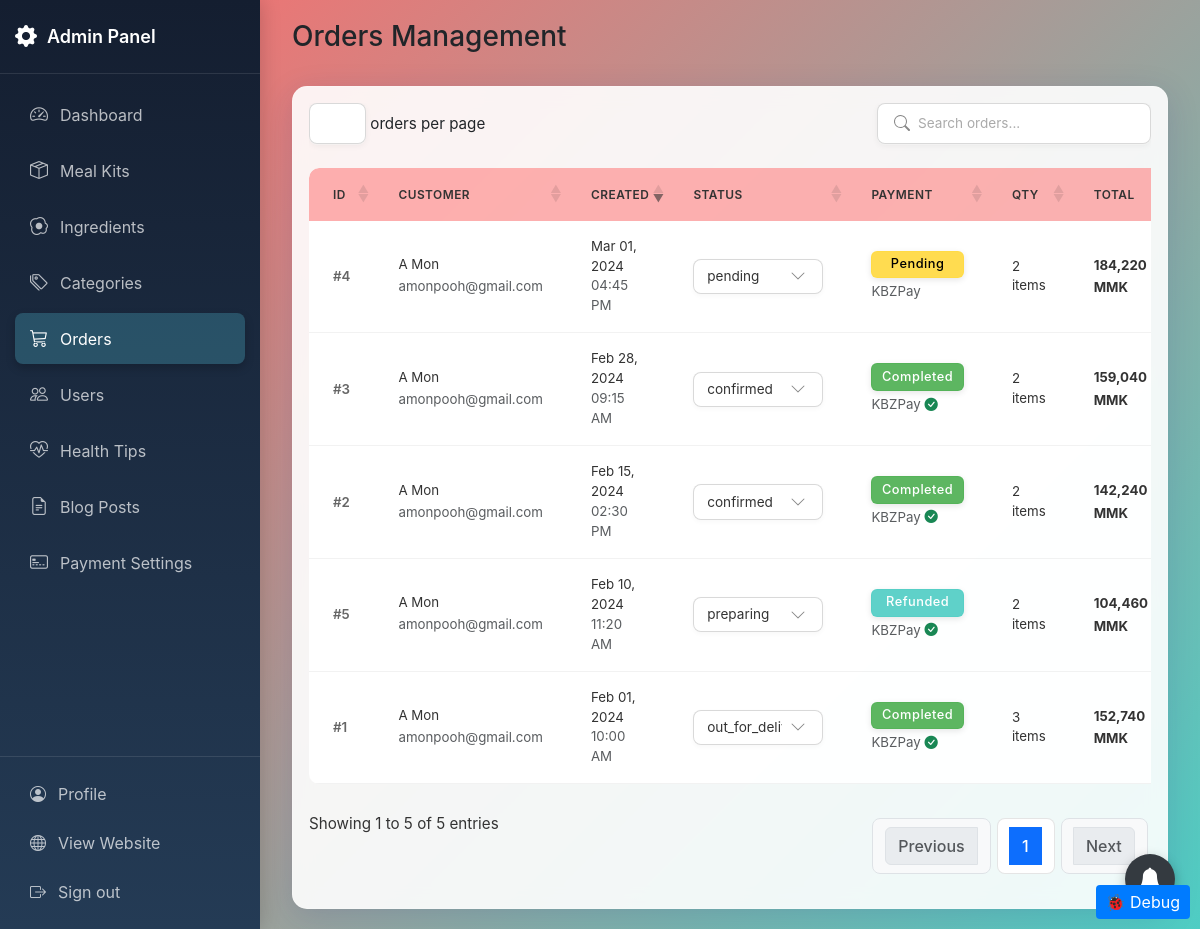
The app's page /admin/orders.php (signed in) with its own data.
### tables this page shows
CREATE TABLE orders (
    order_id INT PRIMARY KEY AUTO_INCREMENT,
    user_id INT NOT NULL,
    status_id INT DEFAULT 1,
    created_at TIMESTAMP DEFAULT CURRENT_TIMESTAMP,
    updated_at TIMESTAMP DEFAULT CURRENT_TIMESTAMP ON UPDATE CURRENT_TIMESTAMP,
    delivery_address TEXT NOT NULL,
    contact_number VARCHAR(20) NOT NULL,
    customer_phone VARCHAR(20) NOT NULL,
    account_phone VARCHAR(50) NULL COMMENT 'Phone number for refund payments',
    delivery_notes TEXT,
    payment_method_id INT NOT NULL,
    payment_reference VARCHAR(50) NULL COMMENT 'Unique reference code for payment identification',
    is_paid TINYINT(1) DEFAULT 0 COMMENT '0: not paid, 1: paid',
    delivery_fee INT NOT NULL DEFAULT 0,
    delivery_option_id INT NULL,
    expected_delivery_date DATE NULL,
    preferred_delivery_time TIME NULL,
    subtotal INT NOT NULL DEFAULT 0,
    tax INT NOT NULL DEFAULT 0,
    total_amount INT NOT NULL DEFAULT 0,
    FOREIGN KEY (user_id) REFERENCES users(user_id),
    FOREIGN KEY (status_id) REFERENCES order_status(status_id),
    FOREIGN KEY (delivery_option_id) REFERENCES delivery_options(delivery_option_id),
    FOREIGN KEY (payment_method_id) REFERENCES payment_settings(id)
);

CREATE TABLE users (
    user_id INT PRIMARY KEY AUTO_INCREMENT,
    username VARCHAR(50) UNIQUE NOT NULL,
    email VARCHAR(100) UNIQUE NOT NULL,
    password VARCHAR(255) NOT NULL,
    full_name VARCHAR(100) NOT NULL,
    role TINYINT(1) DEFAULT 0 COMMENT '0: user, 1: admin',
    is_active TINYINT(1) DEFAULT 1 COMMENT '0: inactive, 1: active',
    last_login_at DATETIME DEFAULT NULL,
    inactivity_reason VARCHAR(255) DEFAULT NULL,
    deactivated_at DATETIME DEFAULT NULL,
    reactivated_at DATETIME DEFAULT NULL,
    created_at TIMESTAMP DEFAULT CURRENT_TIMESTAMP
);

CREATE TABLE order_status (
    status_id INT PRIMARY KEY AUTO_INCREMENT,
    status_name VARCHAR(50) NOT NULL
);

CREATE TABLE payment_settings (
    id INT PRIMARY KEY AUTO_INCREMENT,
    payment_method VARCHAR(50) NOT NULL,  
    qr_code VARCHAR(255) NULL,            
    account_phone VARCHAR(50) NULL,       
    description TEXT NULL,                
    bank_info TEXT NULL,                  
    icon_class VARCHAR(50) DEFAULT 'bi bi-credit-card',  
    is_active TINYINT(1) DEFAULT 1 COMMENT '0: inactive, 1: active',
    updated_at TIMESTAMP DEFAULT CURRENT_TIMESTAMP ON UPDATE CURRENT_TIMESTAMP
);

### admin/orders.php (the view, shortened to what this page needs)
<?php
require_once '../includes/auth_check.php';
$resubmitted_order_id = 0;
$stmt = $mysqli->prepare("
    SELECT
        o.*,
        os.status_name,
        u.full_name as customer_name,
        u.email as customer_email,
        ph.payment_id,
        COALESCE(pv.payment_status, 0) as payment_status,
        COALESCE(pv.payment_verified, 0) as payment_verified,
        COALESCE(pv.verification_attempt, 0) as verification_attempt,
        COALESCE(pv.resubmission_status, 0) as resubmission_status,
        ph.transaction_id,
        ps.payment_method,
        (SELECT COUNT(*) FROM order_items WHERE order_id = o.order_id) as items_count,
        pv.transfer_slip
    FROM orders o
    JOIN users u ON o.user_id = u.user_id
    JOIN order_status os ON o.status_id = os.status_id
    LEFT JOIN (
        SELECT ph1.*
        FROM payment_history ph1
        LEFT JOIN payment_history ph2 ON ph1.order_id = ph2.order_id AND ph1.payment_id < ph2.payment_id
        WHERE ph2.payment_id IS NULL
    ) ph ON o.order_id = ph.order_id
    LEFT JOIN (
        SELECT pv1.*
        FROM payment_verifications pv1
        LEFT JOIN payment_verifications pv2
            ON pv1.order_id = pv2.order_id
            AND (pv1.created_at < pv2.created_at OR (pv1.created_at = pv2.created_at AND pv1.verification_id < pv2.verification_id))
        WHERE pv2.verification_id IS NULL
    ) pv ON o.order_id = pv.order_id
    LEFT JOIN payment_settings ps ON o.payment_method_id = ps.id
    ORDER BY o.created_at DESC
");
$stmt->execute();
$orders = $stmt->get_result();
$statuses = [];
$status_result = $mysqli->query("SELECT * FROM order_status ORDER BY status_id");
if ($status_result) {
    while ($row = $status_result->fetch_assoc()) {
        $statuses[] = $row;
    }
}
?>
<!DOCTYPE html>
<html lang="en">
<head>
    <link href="https://cdn.jsdelivr.net/npm/bootstrap@5.3.0/dist/css/bootstrap.min.css" rel="stylesheet">
    <link rel="stylesheet" href="https://cdn.jsdelivr.net/npm/bootstrap-icons@1.11.3/font/bootstrap-icons.min.css">
    <link rel="stylesheet" href="https://cdn.datatables.net/1.13.7/css/dataTables.bootstrap5.min.css">
    <link rel="stylesheet" href="https://cdn.datatables.net/buttons/2.4.2/css/buttons.bootstrap5.min.css">
    <link rel="stylesheet" href="assets/css/admin.css">
</head>
<body>
<div class="admin-container">
    <?php include 'includes/sidebar.php'; ?>
    <main class="main-content">
        <div class="container-fluid">
            <div class="row mb-4">
                <div class="col-12">
                    <h3 class="page-title">Orders Management</h3>
                </div>
            </div>
            <div class="card">
                <div class="card-body">
                    <div class="table-responsive">
                        <table class="table table-hover table-sm" id="ordersTable">
                            <thead>
                                <tr>
                                    <th><small>ID</small></th>
                                    <th><small>Customer</small></th>
                                    <th><small>Created</small></th>
                                    <th style="min-width: 130px; max-width: 160px;"><small>Status</small></th>
                                    <th><small>Payment</small></th>
                                    <th><small>Qty</small></th>
                                    <th><small>Total</small></th>
                                </tr>
                            </thead>
                            <tbody>
                                <?php while ($order = $orders->fetch_assoc()):
                                    $is_resubmitted = ($resubmitted_order_id > 0 && $resubmitted_order_id == $order['order_id']);
                                ?>
                                <tr data-order-id="<?php echo $order['order_id']; ?>"
                                    data-status-id="<?php echo $order['status_id']; ?>"
                                    data-status="<?php echo htmlspecialchars($order['status_name']); ?>"
                                    data-amount="<?php echo $order['total_amount']; ?>"
                                    <?php if ($is_resubmitted): ?>class="table-warning" data-resubmitted="true"<?php elseif ($order['resubmission_status'] == 2): ?>class="table-warning" data-needs-resubmit="true"<?php endif; ?>>
                                    <td><small>#<?php echo $order['order_id']; ?></small></td>
                                    <td>
                                        <div class="small"><?php echo htmlspecialchars($order['customer_name']); ?></div>
                                        <small class="text-muted"><?php echo htmlspecialchars($order['customer_email']); ?></small>
                                    </td>
                                    <td>
                                        <div class="small"><?php echo date('M d, Y', strtotime($order['created_at'])); ?></div>
                                        <small class="text-muted d-none d-md-block"><?php echo date('h:i A', strtotime($order['created_at'])); ?></small>
                                    </td>
                                    <td style="min-width: 130px; max-width: 160px;">
                                        <select class="form-select form-select-sm status-select"
                                                data-order-id="<?php echo $order['order_id']; ?>"
                                                data-original-status="<?php echo $order['status_id']; ?>">
                                            <?php foreach ($statuses as $status): ?>
                                                <option value="<?php echo $status['status_id']; ?>"
                                                        <?php echo ($status['status_id'] == $order['status_id']) ? 'selected' : ''; ?>>
                                                    <?php echo htmlspecialchars($status['status_name']); ?>
                                                </option>
                                            <?php endforeach; ?>
                                        </select>
                                    </td>
                                    <td>
                                        <div class="d-flex flex-column">
                                            <?php
                                            $paymentStatusClass = match($order['payment_status']) {
                                                0 => 'warning',
                                                1 => 'success',
                                                2 => 'danger',
                                                3 => 'info',
                                                4 => 'warning',
                                                default => 'secondary'
                                            };
                                            $paymentStatusText = match($order['payment_status']) {
                                                0 => 'Pending',
                                                1 => 'Completed',
                                                2 => 'Failed',
                                                3 => 'Refunded',
                                                4 => 'Partial',
                                                default => 'Unknown'
                                            };
                                            ?>
                                            <span class="badge bg-<?php echo $paymentStatusClass; ?> mb-1">
                                                <?php echo $paymentStatusText; ?>
                                            </span>
                                            <small class="text-muted">
                                                <?php echo htmlspecialchars($order['payment_method']); ?>
                                                <?php if(!empty($order['transfer_slip'])): ?>
                                                    <i class="bi bi-<?php echo $order['payment_verified'] == 1 ? 'check-circle-fill text-success' : 'exclamation-circle text-warning'; ?>"></i>
                                                <?php endif; ?>
                                            </small>
                                        </div>
                                    </td>
                                    <td>
                                        <div class="small"><?php echo $order['items_count']; ?> items</div>
                                    </td>
                                    <td>
                                        <strong class="small"><?php echo number_format($order['total_amount']); ?> MMK</strong>
                                    </td>
                                </tr>
                                <?php endwhile; ?>
                            </tbody>
                        </table>
                    </div>
                </div>
            </div>
        </div>
    </main>
</div>

### admin/assets/css/admin.css (style rules this page uses)
body { min-height: 100vh; background: linear-gradient(135deg, #ff6b6b 0%, #4ecdc4 100%); overflow-x: hidden; margin: 0; padding: 0; font-family: -apple-system, BlinkMacSystemFont, "Segoe UI", Roboto, Oxygen-Sans, Ubuntu, Cantarell, "Helvetica Neue", sans-serif; }
.admin-container { display: flex; min-height: 100vh; position: relative; width: 100%; }
.main-content { flex: 1; margin-left: 260px; padding: 20px; overflow-y: auto; position: relative; min-height: 100vh; transition: all 0.3s ease; width: calc(100% - 260px); }
.card { background: rgba(255, 255, 255, 0.9); backdrop-filter: blur(10px); -webkit-backdrop-filter: blur(10px); border: 1px solid rgba(255, 255, 255, 0.18); box-shadow: 0 8px 32px 0 rgba(31, 38, 135, 0.15); border-radius: 15px; }
.table { --bs-table-bg: transparent; --bs-table-hover-bg: rgba(255, 255, 255, 0.1); margin: 0; }
.table > :not(caption) > * > * { background: transparent; border-bottom-color: rgba(255, 255, 255, 0.2); color: #333; padding: 1rem 1.5rem; }
.table > thead > tr > th { background: rgba(255, 107, 107, 0.5); font-weight: 600; text-transform: uppercase; font-size: 0.85rem; letter-spacing: 0.5px; border-bottom: none; }
.badge { padding: 0.5em 0.8em; font-weight: 500; letter-spacing: 0.5px; backdrop-filter: blur(5px); -webkit-backdrop-filter: blur(5px); border: 1px solid rgba(255, 255, 255, 0.18); box-shadow: 0 2px 6px rgba(0, 0, 0, 0.1); transition: all 0.3s ease; }
.badge.bg-warning { background: rgba(255, 217, 61, 0.9) !important; color: #000 !important; border-color: rgba(255, 217, 61, 0.5); }
.badge.bg-info { background: rgba(78, 205, 196, 0.9) !important; color: #fff !important; border-color: rgba(78, 205, 196, 0.5); }
.badge.bg-success { background: rgba(76, 175, 80, 0.9) !important; color: #fff !important; border-color: rgba(76, 175, 80, 0.5); }
.form-control, .form-select { background: rgba(255, 255, 255, 0.9); border: 1px solid rgba(255, 255, 255, 0.18); border-radius: 8px; padding: 0.5rem 1rem; backdrop-filter: blur(4px); -webkit-backdrop-filter: blur(4px); }
table.dataTable { border-collapse: separate !important; border-spacing: 0; margin: 0 0 1rem 0 !important; width: 100% !important; border-radius: 10px; overflow: hidden; }
table.dataTable thead th { background: rgba(255, 107, 107, 0.5); font-weight: 600; text-transform: uppercase; font-size: 0.85rem; letter-spacing: 0.5px; border-bottom: none; padding: 1rem 1.5rem; vertical-align: middle; color: #333; white-space: nowrap; border-top: none; }
table.dataTable thead th:first-child { border-top-left-radius: 10px; }
table.dataTable tbody tr { background-color: rgba(255, 255, 255, 0.95); transition: background-color 0.2s ease; }
table.dataTable tbody td { padding: 1rem 1.5rem; vertical-align: middle; border-bottom: 1px solid rgba(0, 0, 0, 0.05); }
table.dataTable .badge { font-size: 0.8rem; padding: 0.5em 0.75em; font-weight: 500; }
table.dataTable td:first-child { font-weight: 600; color: #666; }
.form-control, .form-select, .input-group-text, .dataTables_wrapper .dataTables_length select, .dataTables_wrapper .dataTables_filter input, input[type="text"], input[type="email"], input[type="password"], input[type="number"], input[type="date"], input[type="time"], input[type="search"], textarea, select { background: rgba(255, 255, 255, 0.95); border: 1px solid rgba(0, 0, 0, 0.15) !important; border-radius: 8px; padding: 0.6rem 1rem; color: #333; box-shadow: 0 2px 5px rgba(0, 0, 0, 0.03); transition: all 0.2s ease-in-out; }
select.form-select { background-repeat: no-repeat; background-position: right 1rem center; background-size: 1rem; padding-right: 2.5rem; appearance: none; }
.form-control-sm, .form-select-sm { padding: 0.4rem 0.8rem; font-size: 0.85rem; }
::placeholder { color: #aaa !important; opacity: 1; }
.badge.bg-success, .badge.bg-warning, .badge.bg-danger, .badge.bg-info { transition: all 0.2s; }

### records on screen
orders: order_id "4", user.full_name "A Mon", user.email "amonpooh@gmail.com", created_at "Mar 01, 2024", created_at "04:45 PM", status+order_id "pending", paymentStatusText "Pending", payment_method.payment_method "KBZPay", items_count "2", total_amount "184,220"
orders: order_id "3", user.full_name "A Mon", user.email "amonpooh@gmail.com", created_at "Feb 28, 2024", created_at "09:15 AM", status+order_id "confirmed", paymentStatusText "Completed", payment_method.payment_method "KBZPay", items_count "2", total_amount "159,040"
orders: order_id "2", user.full_name "A Mon", user.email "amonpooh@gmail.com", created_at "Feb 15, 2024", created_at "02:30 PM", status+order_id "confirmed", paymentStatusText "Completed", payment_method.payment_method "KBZPay", items_count "2", total_amount "142,240"
orders: order_id "5", user.full_name "A Mon", user.email "amonpooh@gmail.com", created_at "Feb 10, 2024", created_at "11:20 AM", status+order_id "preparing", paymentStatusText "Refunded", payment_method.payment_method "KBZPay", items_count "2", total_amount "104,460"
orders: order_id "1", user.full_name "A Mon", user.email "amonpooh@gmail.com", created_at "Feb 01, 2024", created_at "10:00 AM", status+order_id "out_for_delivery", paymentStatusText "Completed", payment_method.payment_method "KBZPay", items_count "3", total_amount "152,740"
